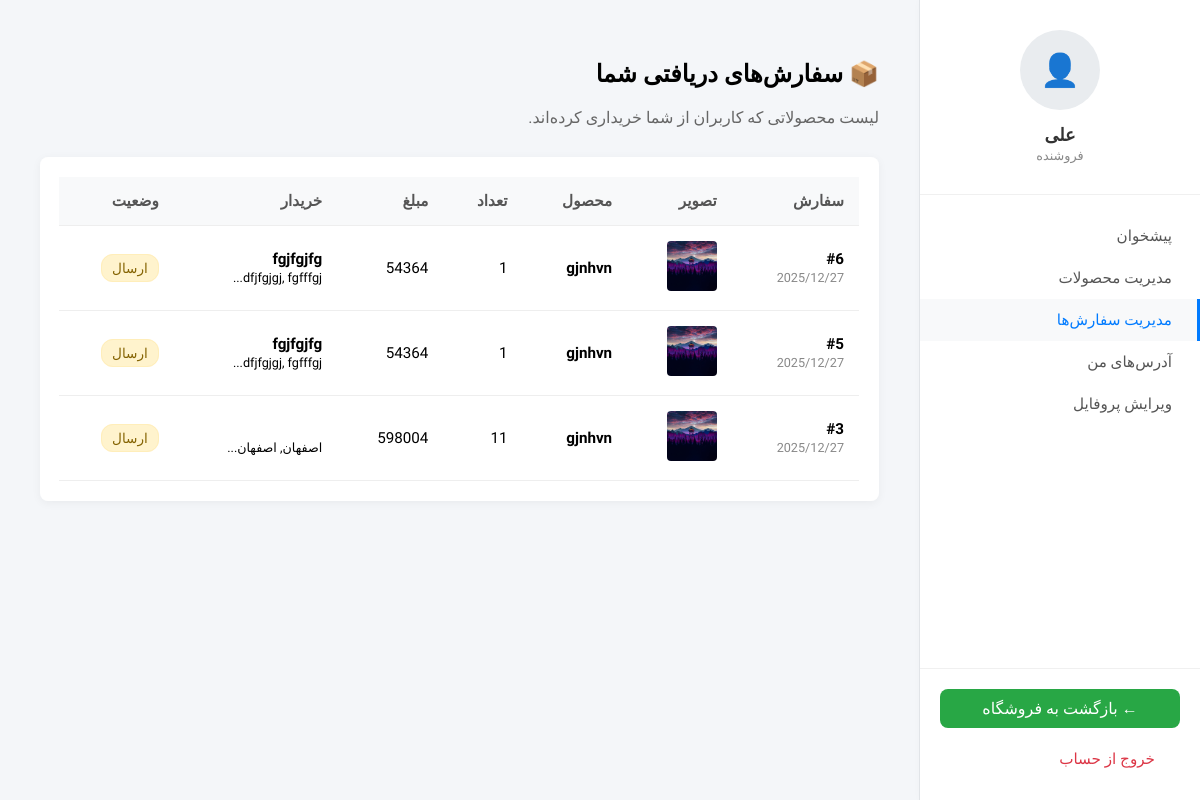
/orders/seller/ (signed in), run on the app's committed database.
### orders/models.py (models this page shows, shortened)
class OrderItem(models.Model):
    order = models.ForeignKey(Order, on_delete=models.CASCADE, related_name='items', verbose_name="سفارش")
    product = models.ForeignKey(Product, on_delete=models.CASCADE, related_name='order_items', verbose_name="محصول")
    price = models.DecimalField(max_digits=10, decimal_places=0, verbose_name="قیمت در زمان خرید")
    quantity = models.PositiveIntegerField(default=1, verbose_name="تعداد")
    def get_cost(self):
        return self.price * self.quantity

class Order(models.Model):
    user = models.ForeignKey(User, on_delete=models.CASCADE, related_name='orders', verbose_name="کاربر")
    address = models.ForeignKey(Address, on_delete=models.SET_NULL, null=True, blank=True, verbose_name="آدرس")
    created_at = models.DateTimeField(auto_now_add=True, verbose_name="تاریخ ایجاد")
    is_paid = models.BooleanField(default=False, verbose_name="پرداخت شده؟")
    total_price = models.DecimalField(max_digits=10, decimal_places=0, verbose_name="مبلغ نهایی")
    class Meta:
        ordering = ('-created_at',)
        verbose_name = "سفارش"
        verbose_name_plural = "سفارش‌ها"

### products/models.py (models this page shows, shortened)
class Product(models.Model):
    seller = models.ForeignKey(User, on_delete=models.CASCADE, verbose_name="فروشنده")
    name = models.CharField(max_length=200, verbose_name="نام محصول")
    category = models.CharField(max_length=20, choices=CATEGORY_CHOICES, default='other', verbose_name="دسته‌بندی")
    description = models.TextField(verbose_name="توضیحات")
    price = models.DecimalField(max_digits=12, decimal_places=0, verbose_name="قیمت اصلی (تومان)")
    discount_price = models.DecimalField(max_digits=12, decimal_places=0, blank=True, null=True, verbose_name="قیمت با تخفیف (اختیاری)")
    image = models.ImageField(upload_to='products/', blank=True, null=True, verbose_name="تصویر اصلی")
    created_at = models.DateTimeField(auto_now_add=True, verbose_name="تاریخ ایجاد")
    class Meta:
        verbose_name = "محصول"
        verbose_name_plural = "محصولات"
        ordering = ['-created_at']

### users/models.py (models this page shows)
class Address(models.Model):
    user = models.ForeignKey(User, on_delete=models.CASCADE, related_name='addresses', verbose_name="کاربر")
    province = models.CharField(max_length=100, verbose_name="استان")
    city = models.CharField(max_length=100, verbose_name="شهر")
    postal_code = models.CharField(max_length=10, verbose_name="کد پستی")
    address_detail = models.TextField(verbose_name="آدرس دقیق")
    is_default = models.BooleanField(default=False, verbose_name="آدرس پیش‌فرض")
    def __str__(self):
        return f"{self.province}, {self.city}..."
    class Meta:
        verbose_name = "آدرس"
        verbose_name_plural = "آدرس‌ها"

### orders/views.py (the view)
# urls.py: path('seller/', views.seller_order_list_view, name='seller_order_list'),
@login_required
def seller_order_list_view(request):
    if not (hasattr(request.user, 'profile') and request.user.profile.is_seller):
        return redirect('dashboard')
    seller_items = OrderItem.objects.filter(product__seller=request.user).order_by('-order__created_at')
    return render(request, 'orders/seller_order_list.html', {'seller_items': seller_items})

### cart/context_processors.py (called while the page is built)
def cart(request):
    return {'cart': Cart(request)}

### orders/templates/orders/seller_order_list.html (shortened to what this page needs)
{% extends 'users/dashboard_base.html' %}
{% load humanize %}
{% block content %}
<h2>📦 سفارش‌های دریافتی شما</h2>
<p style="color: #666; margin-bottom: 30px;">لیست محصولاتی که کاربران از شما خریداری کرده‌اند.</p>
<div class="table-container">
    {% if seller_items %}
    <table>
        <thead>
            <tr>
                <th>سفارش</th>
                <th>تصویر</th>
                <th>محصول</th>
                <th>تعداد</th>
                <th>مبلغ</th>
                <th>خریدار</th>
                <th>وضعیت</th>
            </tr>
        </thead>
        <tbody>
            {% for item in seller_items %}
            <tr>
                <td>
                    <strong>#{{ item.order.id }}</strong><br>
                    <small style="color: #888;">{{ item.order.created_at|date:"Y/m/d" }}</small>
                </td>
                <td>
                    {% if item.product.image %}
                    <img src="{{ item.product.image.url }}" width="50" height="50"
                        style="object-fit: cover; border-radius: 4px;">
                    {% else %}---{% endif %}
                </td>
                <td><strong>{{ item.product.name }}</strong></td>
                <td>{{ item.quantity }}</td>
                <td>{{ item.get_cost|intcomma }}</td>
                <td>
                    <strong>{{ item.order.user.first_name }}</strong><br>
                    <small>{{ item.order.address|truncatechars:20 }}</small>
                </td>
                <td><span class="badge pending">ارسال</span></td>
            </tr>
            {% endfor %}
        </tbody>
    </table>
    {% else %}
    <div class="empty-state">
        <div style="font-size: 3rem;">📭</div>
        <h3>هنوز سفارشی دریافت نکرده‌اید.</h3>
    </div>
    {% endif %}
</div>
{% endblock %}

### users/templates/users/dashboard_base.html (shortened to what this page needs)
<!DOCTYPE html>
<html lang="fa" dir="rtl">
<head>
</head>
<body>
    <div class="sidebar">
        <div class="sidebar-header">
            <div class="user-avatar">👤</div>
            <div>
                <h2>{{ user.first_name|default:user.username }}</h2>
                <span style="font-size: 0.8rem; color: #888;">
                    {% if user.profile.is_seller %}فروشنده{% else %}کاربر عادی{% endif %}
                </span>
            </div>
        </div>
        <ul class="sidebar-menu">
            <li><a href="{% url 'dashboard' %}" {% if request.resolver_match.url_name == 'dashboard' %}class="active"{% endif %}>پیشخوان</a></li>
            {% if user.profile.is_seller %}
                <li><a href="{% url 'products:seller_product_list' %}" {% if 'products:' in request.resolver_match.view_name %}class="active"{% endif %}>مدیریت محصولات</a></li>
                <li><a href="{% url 'orders:seller_order_list' %}" {% if 'seller_order' in request.resolver_match.url_name %}class="active"{% endif %}>مدیریت سفارش‌ها</a></li>
            {% else %}
                <li><a href="{% url 'orders:order_list' %}" {% if request.resolver_match.url_name == 'order_list' %}class="active"{% endif %}>سفارش‌های من</a></li>
            {% endif %}
            <li><a href="{% url 'address_list' %}" {% if 'address_' in request.resolver_match.url_name %}class="active"{% endif %}>آدرس‌های من</a></li>
            <li><a href="{% url 'profile_edit' %}" {% if request.resolver_match.url_name == 'profile_edit' %}class="active"{% endif %}>ویرایش پروفایل</a></li>
        </ul>
        <div class="sidebar-footer">
            <a href="{% url 'homepage' %}" class="btn-back-home">← بازگشت به فروشگاه</a>
            <form class="logout-form" method="POST" action="{% url 'logout' %}">
                <button type="submit" class="logout-btn">خروج از حساب</button>
            </form>
        </div>
    </div>
    <div class="main-content">
        <div class="content-container">
            {% block content %}{% endblock %}
        </div>
    </div>
</body>
</html>

### users/templates/users/dashboard_base.html (style rules this page uses)
body { font-family: 'Vazirmatn', sans-serif; margin: 0; background-color: #f4f6f9; display: flex; min-height: 100vh; }
.sidebar { width: 280px; background-color: #ffffff; color: #333; border-left: 1px solid #e1e4e8; flex-shrink: 0; display: flex; flex-direction: column; box-shadow: 2px 0 10px rgba(0,0,0,0.03); transition: all 0.3s ease; }
.sidebar-header { padding: 30px 20px; text-align: center; border-bottom: 1px solid #f0f0f0; }
.user-avatar { width: 80px; height: 80px; background-color: #e9ecef; border-radius: 50%; margin: 0 auto 15px; display: flex; align-items: center; justify-content: center; font-size: 2rem; color: #adb5bd; }
.sidebar h2 { margin: 0; font-size: 1.1rem; color: #333; }
.sidebar-menu { list-style: none; padding: 20px 0; margin: 0; flex-grow: 1; }
.sidebar-menu li a, .logout-btn { display: flex; align-items: center; padding: 12px 25px; color: #555; text-decoration: none; transition: all 0.2s; font-weight: 500; font-size: 0.95rem; border-right: 3px solid transparent; }
.sidebar-menu li a:hover, .sidebar-menu li a.active { background-color: #f8f9fa; color: #007bff; border-right-color: #007bff; }
.sidebar-footer { padding: 20px; border-top: 1px solid #f0f0f0; }
.btn-back-home { display: block; width: 100%; text-align: center; padding: 10px; background-color: #28a745; color: white !important; border-radius: 8px; margin-bottom: 10px; box-sizing: border-box; text-decoration: none; }
.logout-form { margin: 0; }
.logout-btn { width: 100%; background: none; border: none; cursor: pointer; color: #dc3545; font-family: inherit; font-size: 0.95rem; text-align: right; }
.main-content { flex-grow: 1; padding: 40px; overflow-y: auto; }
.content-container { max-width: 1000px; margin: 0 auto; }

### orders/templates/orders/seller_order_list.html (style rules this page uses)
.table-container { background: white; padding: 20px; border-radius: 8px; overflow-x: auto; box-shadow: 0 2px 10px rgba(0, 0, 0, 0.05); }
table { width: 100%; border-collapse: collapse; min-width: 800px; }
th, td { padding: 15px; text-align: right; border-bottom: 1px solid #eee; vertical-align: middle; font-size: 0.95rem; }
th { background-color: #f8f9fa; font-weight: 600; color: #555; }
.badge { padding: 5px 10px; border-radius: 12px; font-size: 0.85rem; }
.badge.pending { background-color: #fff3cd; color: #856404; border: 1px solid #ffeeba; }

### data on the page
OrderItem: order.id "6", order.created_at "2025/12/27", product.image (picture), product.name "gjnhvn", quantity "1", get_cost "54364", order.user.first_name "fgjfgjfg", order.address "dfjfgjgj, fgfffgj..."
OrderItem: order.id "5", order.created_at "2025/12/27", product.image (picture), product.name "gjnhvn", quantity "1", get_cost "54364", order.user.first_name "fgjfgjfg", order.address "dfjfgjgj, fgfffgj..."
OrderItem: order.id "3", order.created_at "2025/12/27", product.image (picture), product.name "gjnhvn", quantity "11", get_cost "598004", order.address "اصفهان, اصفهان..."

### other printed values
{{ user.first_name|default:user.username }} "علی"
